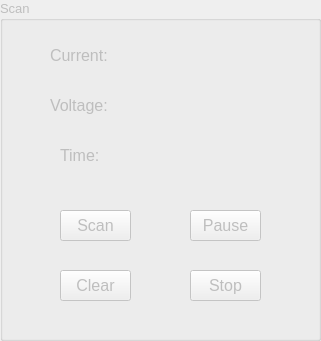
             <widget class="QGroupBox" name="groupBox_scan_keithley">
              <property name="enabled">
               <bool>false</bool>
              </property>
              <property name="geometry">
               <rect>
                <x>0</x>
                <y>290</y>
                <width>321</width>
                <height>341</height>
               </rect>
              </property>
              <property name="font">
               <font>
                <pointsize>10</pointsize>
               </font>
              </property>
              <property name="title">
               <string>Scan</string>
              </property>
              <widget class="QPushButton" name="pushButton_scan_keithley">
               <property name="geometry">
                <rect>
                 <x>60</x>
                 <y>210</y>
                 <width>71</width>
                 <height>31</height>
                </rect>
               </property>
               <property name="font">
                <font>
                 <pointsize>12</pointsize>
                </font>
               </property>
               <property name="text">
                <string>Scan</string>
               </property>
              </widget>
              <widget class="QPushButton" name="pushButton_stop_keithley">
               <property name="enabled">
                <bool>false</bool>
               </property>
               <property name="geometry">
                <rect>
                 <x>190</x>
                 <y>270</y>
                 <width>71</width>
                 <height>31</height>
                </rect>
               </property>
               <property name="font">
                <font>
                 <pointsize>12</pointsize>
                </font>
               </property>
               <property name="text">
                <string>Stop</string>
               </property>
              </widget>
              <widget class="QPushButton" name="pushButton_clear_keithley">
               <property name="enabled">
                <bool>false</bool>
               </property>
               <property name="geometry">
                <rect>
                 <x>60</x>
                 <y>270</y>
                 <width>71</width>
                 <height>31</height>
                </rect>
               </property>
               <property name="font">
                <font>
                 <pointsize>12</pointsize>
                </font>
               </property>
               <property name="text">
                <string>Clear</string>
               </property>
              </widget>
              <widget class="QLabel" name="label_xname_keithley">
               <property name="geometry">
                <rect>
                 <x>50</x>
                 <y>90</y>
                 <width>61</width>
                 <height>31</height>
                </rect>
               </property>
               <property name="font">
                <font>
                 <pointsize>12</pointsize>
                </font>
               </property>
               <property name="text">
                <string>Voltage:</string>
               </property>
              </widget>
              <widget class="QLabel" name="label_yname_keithley">
               <property name="geometry">
                <rect>
                 <x>50</x>
                 <y>40</y>
                 <width>61</width>
                 <height>31</height>
                </rect>
               </property>
               <property name="font">
                <font>
                 <pointsize>12</pointsize>
                </font>
               </property>
               <property name="text">
                <string>Current:</string>
               </property>
              </widget>
              <widget class="QPushButton" name="pushButton_pause_keithley">
               <property name="enabled">
                <bool>false</bool>
               </property>
               <property name="geometry">
                <rect>
                 <x>190</x>
                 <y>210</y>
                 <width>71</width>
                 <height>31</height>
                </rect>
               </property>
               <property name="font">
                <font>
                 <pointsize>12</pointsize>
                </font>
               </property>
               <property name="text">
                <string>Pause</string>
               </property>
              </widget>
              <widget class="QLabel" name="label_yunit_keithley">
               <property name="geometry">
                <rect>
                 <x>190</x>
                 <y>40</y>
                 <width>51</width>
                 <height>31</height>
                </rect>
               </property>
               <property name="font">
                <font>
                 <pointsize>12</pointsize>
                </font>
               </property>
               <property name="text">
                <string/>
               </property>
              </widget>
              <widget class="QLabel" name="label_xunit_keithley">
               <property name="geometry">
                <rect>
                 <x>190</x>
                 <y>90</y>
                 <width>51</width>
                 <height>31</height>
                </rect>
               </property>
               <property name="font">
                <font>
                 <pointsize>12</pointsize>
                </font>
               </property>
               <property name="text">
                <string/>
               </property>
              </widget>
              <widget class="QLabel" name="label_yvalue_keithley">
               <property name="geometry">
                <rect>
                 <x>120</x>
                 <y>40</y>
                 <width>71</width>
                 <height>31</height>
                </rect>
               </property>
               <property name="font">
                <font>
                 <pointsize>12</pointsize>
                </font>
               </property>
               <property name="text">
                <string/>
               </property>
              </widget>
              <widget class="QLabel" name="label_xvalue_keithley">
               <property name="geometry">
                <rect>
                 <x>120</x>
                 <y>90</y>
                 <width>71</width>
                 <height>31</height>
                </rect>
               </property>
               <property name="font">
                <font>
                 <pointsize>12</pointsize>
                </font>
               </property>
               <property name="text">
                <string/>
               </property>
              </widget>
              <widget class="QLabel" name="label_tname_keithley">
               <property name="geometry">
                <rect>
                 <x>60</x>
                 <y>140</y>
                 <width>41</width>
                 <height>31</height>
                </rect>
               </property>
               <property name="font">
                <font>
                 <pointsize>12</pointsize>
                </font>
               </property>
               <property name="text">
                <string>Time:</string>
               </property>
              </widget>
              <widget class="QLabel" name="label_tvalue_keithley">
               <property name="geometry">
                <rect>
                 <x>120</x>
                 <y>140</y>
                 <width>71</width>
                 <height>31</height>
                </rect>
               </property>
               <property name="font">
                <font>
                 <pointsize>12</pointsize>
                </font>
               </property>
               <property name="text">
                <string/>
               </property>
              </widget>
              <widget class="QLabel" name="label_tunit_keithley">
               <property name="geometry">
                <rect>
                 <x>190</x>
                 <y>140</y>
                 <width>51</width>
                 <height>31</height>
                </rect>
               </property>
               <property name="font">
                <font>
                 <pointsize>12</pointsize>
                </font>
               </property>
               <property name="text">
                <string/>
               </property>
              </widget>
             </widget>
